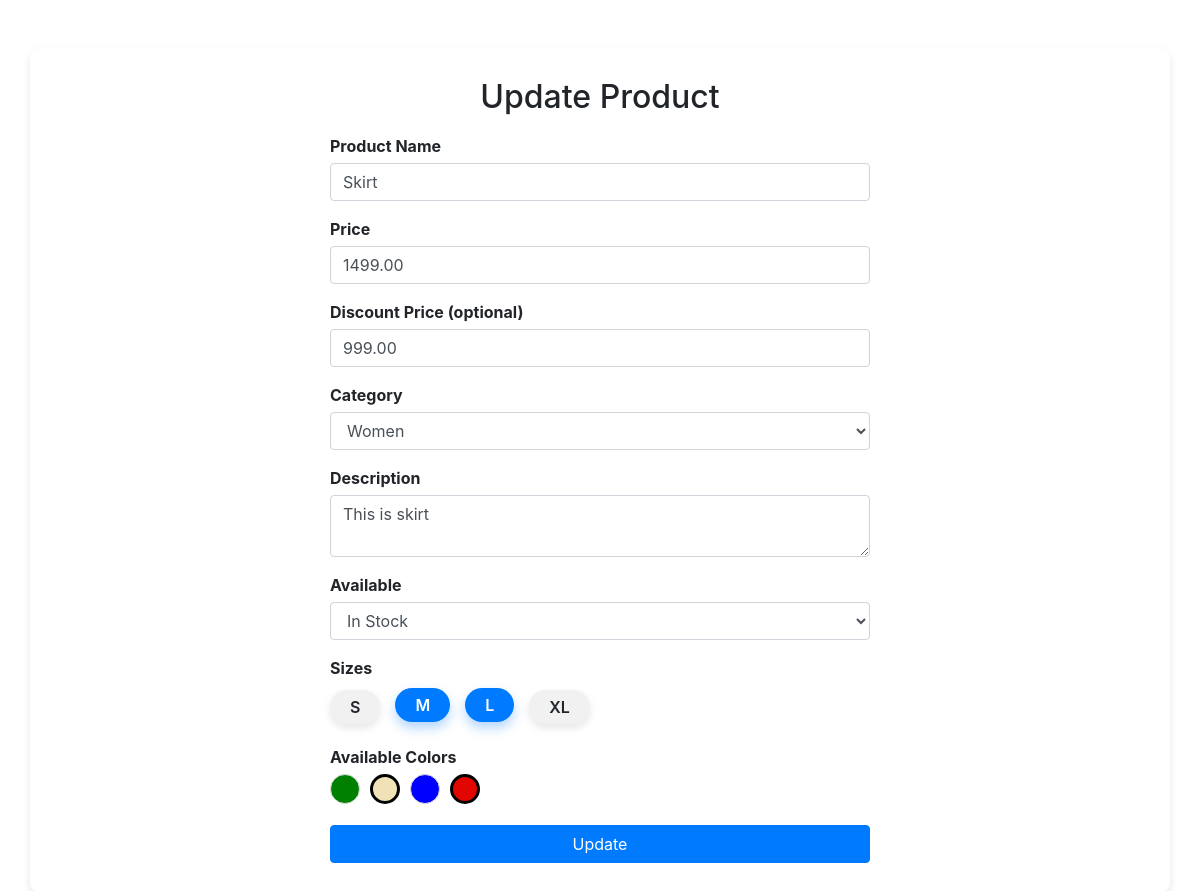
Page /Admindb/update.php?id=13 on the committed database.
### tables this page shows
CREATE TABLE IF NOT EXISTS `products_details` (
  `Product_ID` int NOT NULL AUTO_INCREMENT,
  `Product_name` varchar(255) NOT NULL,
  `Price` decimal(10,2) NOT NULL,
  `Discount_Price` decimal(10,2) DEFAULT NULL,
  `Image` longblob NOT NULL,
  `category` varchar(50) NOT NULL,
  `Description` text NOT NULL,
  `Availability` enum('in_stock','out_of_stock') NOT NULL,
  `Size` varchar(200) NOT NULL,
  `Colors` varchar(200) NOT NULL,
  PRIMARY KEY (`Product_ID`)
);

### Admindb/update.php (the view, shortened to what this page needs)
<!DOCTYPE html>
<html lang="en">
<head>
  <link href="css/style.css" rel="stylesheet">
    <link href="css/theme-color/pink-theme.css" rel="stylesheet">
</head>
<body>
</body>
</html>
<?php
  $con = mysqli_connect("localhost", "root", "", "Velvet_vogue");
  if(isset($_GET['id'])) {
    $product_id = $_GET['id'];
    $sql = "SELECT * FROM Products_details WHERE Product_ID = $product_id";
    $result = $con->query($sql);
    $product = $result->fetch_assoc();
  } else {
    header("Location: index.php");
  }
?>
<html>
  <head>
    <link rel="stylesheet" href="https://cdn.jsdelivr.net/npm/bootstrap@4.0.0/dist/css/bootstrap.min.css">
  </head>
  <body>
    <div class='container mt-5'>
      <div class='row'>
        <div class='col-md-6 mx-auto'>
          <h2>Update Product</h2>
          <form method='post' action=''>
            <div class='form-group'>
              <label>Product Name</label>
              <input type='text' name='product_name' class='form-control' value='<?php echo $product['Product_name']; ?>' required>
            </div>
            <div class='form-group'>
              <label>Price</label>
              <input type='text' name='price' class='form-control' value='<?php echo $product['Price']; ?>' required>
            </div>
            <div class='form-group'>
              <label>Discount Price (optional)</label>
              <input type='text' name='discount_price' class='form-control' value='<?php echo $product['Discount_Price']; ?>'>
            </div>
            <div class='form-group'>
              <label>Category</label>
              <select name='category' class='form-control' required>
                <option value='women' <?php echo ($product['category'] == 'women' ? 'selected' : ''); ?>>Women</option>
              </select>
            </div>
            <div class='form-group'>
              <label>Description</label>
              <textarea name='description' class='form-control' required><?php echo $product['Description']; ?></textarea>
            </div>
            <div class='form-group'>
              <label>Available</label>
              <select name='availability' class='form-control' required>
                <option value='in_stock' <?php echo ($product['Availability'] == 'in_stock' ? 'selected' : ''); ?>>In Stock</option>
              </select>
            </div>
            <div class='form-group'>
              <label>Sizes</label>
              <div class="size-checkbox-group">
                <input type="checkbox" name="size[]" value="S" id="size_s" <?php echo (in_array('S', explode(",", $product['Size'])) ? 'checked' : ''); ?>><label for="size_s">S</label>
                <input type="checkbox" name="size[]" value="M" id="size_m" <?php echo (in_array('M', explode(",", $product['Size'])) ? 'checked' : ''); ?>><label for="size_m">M</label>
                <input type="checkbox" name="size[]" value="L" id="size_l" <?php echo (in_array('L', explode(",", $product['Size'])) ? 'checked' : ''); ?>><label for="size_l">L</label>
                <input type="checkbox" name="size[]" value="XL" id="size_xl" <?php echo (in_array('XL', explode(",", $product['Size'])) ? 'checked' : ''); ?>><label for="size_xl">XL</label>
              </div>
            </div>
            <div class='form-group'>
              <label>Available Colors</label>
              <div class="aa-sidebar-widget">
                <div class="aa-color-tag">
                  <input type="checkbox" name="color[]" value="green" id="green" <?php echo (in_array('green', explode(",", $product['Colors'])) ? 'checked' : ''); ?>><label class="aa-color-green" for="green"></label>
                  <input type="checkbox" name="color[]" value="butter" id="butter" <?php echo (in_array('butter', explode(",", $product['Colors'])) ? 'checked' : ''); ?>><label class="aa-color-butter" for="butter"></label>
                  <input type="checkbox" name="color[]" value="blue" id="blue" <?php echo (in_array('blue', explode(",", $product['Colors'])) ? 'checked' : ''); ?>><label class="aa-color-blue" for="blue"></label>
                  <input type="checkbox" name="color[]" value="red" id="red" <?php echo (in_array('red', explode(",", $product['Colors'])) ? 'checked' : ''); ?>><label class="aa-color-red" for="red"></label>
                </div>
              </div>
            </div>
            <input type='submit' name='update' value='Update' class='btn btn-primary'>
          </form>
        </div>
      </div>
    </div>
  </body>
</html>

### Admindb/css/theme-color/pink-theme.css (style rules this page uses)
h2 { color: #ff2851; }

### Admindb/update.php (style rules this page uses)
body { background-color: #F6C7A1; font-family: Arial, sans-serif; margin: 0; padding: 0; }
.container { background: white; padding: 30px; border-radius: 10px; box-shadow: 0 4px 8px rgba(0, 0, 0, 0.1); }
h2 { text-align: center; margin-bottom: 20px; font-weight: bold; }
.form-group label { font-weight: bold; margin-bottom: 5px; display: block; }
.form-control { width: 100%; padding: 10px; border: 1px solid #ccc; border-radius: 5px; }
.btn-primary { width: 100%; padding: 10px; font-size: 18px; background-color: #007bff; border: none; border-radius: 5px; cursor: pointer; transition: 0.3s; }
.aa-sidebar-widget .aa-color-tag { display: flex; flex-wrap: wrap; gap: 10px; }
.aa-sidebar-widget .aa-color-tag label { display: inline-block; width: 30px; height: 30px; border-radius: 50%; border: 1px solid #ddd; cursor: pointer; }
.aa-sidebar-widget .aa-color-green { background-color: green; }
.aa-sidebar-widget .aa-color-butter { background-color: #F0E2B6; }
.aa-sidebar-widget .aa-color-blue { background-color: blue; }
.aa-sidebar-widget .aa-color-red { background-color: #E10600; }
.aa-sidebar-widget input[type="checkbox"]:checked + label { border: 3px solid #000; }
.size-checkbox-group { display: flex; gap: 15px; align-items: center; }
.size-checkbox-group { display: flex; gap: 15px; flex-wrap: wrap; margin-top: 10px; }
.size-checkbox-group label { padding: 5px 20px; background-color: #f1f1f1; border-radius: 30px; font-size: 16px; font-weight: 600; text-align: center; cursor: pointer; transition: all 0.3s ease; box-shadow: 0 4px 8px rgba(0, 0, 0, 0.1); }
.size-checkbox-group input[type="checkbox"]:checked + label { background-color: #007bff; color: white; box-shadow: 0 6px 12px rgba(0, 123, 255, 0.3); transform: translateY(-2px); }
.size-checkbox-group input[type="checkbox"]:checked + label { background-color: #007bff; color: #fff; }

### rows in the picture
products_details: product_name "Skirt", price "1499.00", discount_price "999.00", category "Women", description "This is skirt", availability "In Stock"
